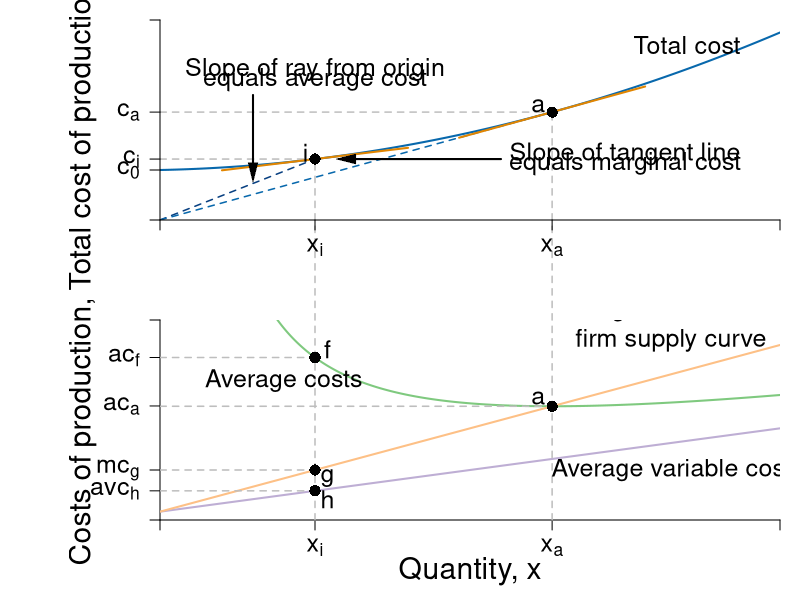

This figure's R source:
#Graph Designer: Scott Cohn
#Authors: Bowles and Halliday
#Title: Microeconomics: Competition, Conflict and Coordination

require(shape)
pdf(file = "firmmarketsupply/tc_ac_mc_stacked.pdf", width = 9, height = 12)

#Set parameters for graphics
axislabelsize <- 1.8
labelsize <- 1.5
namesize <- 1.8
annotatesize <- 1.5
graphlinewidth <- 2
segmentlinewidth <- 1.5

COL <- c("#7fc97f", "#beaed4", "#fdc086", "#ffff99", "#386cb0", "#f0027f", "#bf5b17", "#666666")
COLA <- c("#99d8c9","#66c2a4","#41ae76", "#238b45", "#005824")
COLB <- c("#4eb3d3", "#2b8cbe", "#0868ac","#084081")

#Edited the margins to cater for the larger LHS labels
par(mar =  c(4, 8, 1, 1), mfrow = c(2, 1))


totalcost <- function(x, c0 = 10, c1 = 2, c2 = 0.5){
  c0 + c1*x + c2*x^2
}

avgcost <- function(x, c0 = 10, c1 = 2, c2 = 0.5){
  totalcost/x
}

avgvarcost <- function(x,  c1 = 0.05, c2 = 0.05){
  (c1*x + c2*x^2)/x
}

marginalcost <- function(x, c1 = 2, c2 = 0.5){
  c1 + 2*c2*x
}

mcline <- function(x, constant = 0.3181472, slope = 0.125){
  constant + slope*x
}

isocost <- function(l, c = 10, w = 1, r = 1) {
  c - (w/r)*l
}


isoquant <- function(l, alpha = 0.5, x = 5) {
  (x / l^alpha)^(1/(1 - alpha))
}

# total cost --------------------------------------------------------------


xlims <- c(0, 10)
ylims <- c(0, 8)

npts <- 501 
x <- seq(xlims[1], xlims[2], length.out = npts)
y <- seq(ylims[1], ylims[2], length.out = npts) 
a <- c(13, 16.75, 19.25)

plot(0, 0, xlim = xlims, ylim = ylims, type = "n",
     xlab = expression(paste("")),
     ylab = expression(paste("")), 
     xaxt = "n", 
     yaxt = "n", 
     cex.lab = axislabelsize, 
     bty = "n",
     xaxs = "i", 
     yaxs = "i")

# Choose x_i

i <- c(2, 2.5, 3, 3.5, 4)
xi <- i[2]

ticksy <- c(0, 2, totalcost(x = xi, c0 = 2, c1 = 0.05, c2 = 0.05), totalcost(x = 6.32456, c0 = 2, c1 = 0.05, c2 = 0.05), ylims[2])
ylabels <- c(NA, expression(paste(c[0])), expression(paste(c[i])), expression(paste(c[a])), NA)
ticksx <- c(0, xi, 6.32456, xlims[2])
xlabels <- c(NA, expression(paste(x[i])), expression(paste(x[a])), NA)

npts <- 500 
xx1 <- seq(xlims[1], xlims[2], length.out = npts)
xx3 <- seq(xi - 1.5, xi + 1.5, length.out = npts)
xx4 <- seq(4.82456, 7.82456, length.out = npts)


lines(xx1, totalcost(xx1, c0 = 2, c1 = 0.05, c2 = 0.05), col = COLB[3], lwd = graphlinewidth)

#Label the axes
#mtext(expression(paste("Quantity of output, ", x)), side = 1, line = 2.5, cex = axislabelsize)
text(-1.25, 0.5*ylims[2], expression(paste("Total cost of production, ", c)), xpd = TRUE, cex = axislabelsize, srt = 90) 

#Draw segments for average cost
segments(0, totalcost(x = xi, c0 = 2, c1 = 0.05, c2 = 0.05), xi, totalcost(x = xi, c0 = 2, c1 = 0.05, c2 = 0.05), lty = 2, col = "gray" , lwd = segmentlinewidth)
segments(xi, -20, xi, totalcost(x = xi, c0 = 2, c1 = 0.05, c2 = 0.05), lty = 2, col = "gray" , lwd = segmentlinewidth, xpd = TRUE)

segments(0, totalcost(x = 6.32456, c0 = 2, c1 = 0.05, c2 = 0.05), 6.32456, totalcost(x = 6.32456, c0 = 2, c1 = 0.05, c2 = 0.05), lty = 2, col = "gray" , lwd = segmentlinewidth)
segments(6.32456, -20, 6.32456, totalcost(x = 6.32456, c0 = 2, c1 = 0.05, c2 = 0.05), lty = 2, col = "gray" , lwd = segmentlinewidth, xpd = TRUE)

segments(0, 0, xi, totalcost(x = xi, c0 = 2, c1 = 0.05, c2 = 0.05), lty = 2, col = COLB[4] , lwd = segmentlinewidth)
segments(0, 0, 6.32456, totalcost(x = 6.32456, c0 = 2, c1 = 0.05, c2 = 0.05), lty = 2, col = COLB[3] , lwd = segmentlinewidth)

lines(xx3, mcline(xx3, constant = totalcost(x = xi, c0 = 2, c1 = 0.05, c2 = 0.05) - xi*marginalcost(x = xi, c1 = 0.05, c2 = 0.05), slope = marginalcost(x = xi, c1 = 0.05, c2 = 0.05)), 
      col = "#E18500", lty = 1, lwd = graphlinewidth)
lines(xx4, mcline(xx4, constant = totalcost(x = 6.32456, c0 = 2, c1 = 0.05, c2 = 0.05) - 6.32456*marginalcost(x = 6.32456, c1 = 0.05, c2 = 0.05), slope = marginalcost(x = 6.32456, c1 = 0.05, c2 = 0.05)), 
      col = "#E18500", lty = 1, lwd = graphlinewidth)

points(xi, totalcost(x = xi, c0 = 2, c1 = 0.05, c2 = 0.05), pch = 16, col = "black", cex = 1.5)
text(xi - 0.15, totalcost(x = xi, c0 = 2, c1 = 0.05, c2 = 0.05) + 0.25, expression("i"), cex = annotatesize)

points(6.32456, totalcost(x = 6.32456, c0 = 2, c1 = 0.05, c2 = 0.05), pch = 16, col = "black", cex = 1.5)
text(6.1, totalcost(x = 6.32456, c0 = 2, c1 = 0.05, c2 = 0.05) + 0.25, expression("a"), cex = annotatesize)

#Marginal Cost
text(7.5, totalcost(x = xi, c0 = 2, c1 = 0.05, c2 = 0.05) + 0.2, expression(paste("Slope of tangent line")), cex = annotatesize)
text(7.5, totalcost(x = xi, c0 = 2, c1 = 0.05, c2 = 0.05) - 0.2, expression(paste("equals marginal cost")), cex = annotatesize)
Arrows(5.5, totalcost(x = xi, c0 = 2, c1 = 0.05, c2 = 0.05), xi + 0.5, totalcost(x = xi, c0 = 2, c1 = 0.05, c2 = 0.05) , col = "black", lty = 1, lwd = 2, arr.type = "triangle", arr.lwd = 0.5)

#Label the cost curve
text(8.5, 7, expression("Total cost"), cex = annotatesize)
#text(11.5, 13.5, expression(paste(tc(x) == c[0] + c[1]*x + c[2]*x^2)), cex = annotatesize)

#Average Cost
text(2.5, 6.0, expression(paste("Slope of ray from origin")), cex = annotatesize)
text(2.5, 5.6, expression(paste("equals average cost")), cex = annotatesize)
Arrows(1.5, 5, 1.5, 1.9, col = "black", lty = 1, lwd = 2, arr.type = "triangle", arr.lwd = 0.5)


axis(1, at = ticksx, pos = 0, labels = xlabels, cex.axis = labelsize)
axis(2, at = ticksy, pos = 0, labels = ylabels, las = 1, cex.axis = labelsize)

# ac & mc -----------------------------------------------------------------

avgcost <- function(x,  c0 = 2, c1 = 0.05, c2 = 0.05){
  (c0 + c1*x + c2*x^2)/x
}

marginalcost <- function(x, c1 = 0.05, c2 = 0.05){
  c1 + 2*c2*x
}

xlims <- c(0, 10)
ylims <- c(0, 1.2)

npts <- 501 
x <- seq(xlims[1], xlims[2], length.out = npts)
y <- seq(ylims[1], ylims[2], length.out = npts) 
a <- c(13, 16.75, 19.25)

plot(0, 0, xlim = xlims, ylim = ylims, type = "n",
     xlab = expression(paste("")),
     ylab = expression(paste("")), 
     xaxt = "n", 
     yaxt = "n", 
     cex.lab = axislabelsize, 
     bty = "n",
     xaxs = "i", 
     yaxs = "i")


ticksy <- c(0, avgvarcost(x = xi), marginalcost(x = xi), avgcost(6.82456), avgcost(x = xi), ylims[2])
ylabels <- c(NA, expression(paste(avc[h])), expression(paste(mc[g])), expression(paste(ac[a])), expression(paste(ac[f])), NA)
ticksx <- c(0, xi, 6.32456, xlims[2])
xlabels <- c(NA, expression(paste(x[i])), expression(paste(x[a])), NA)


axis(1, at = ticksx, pos = 0, labels = xlabels, cex.axis = labelsize)
axis(2, at = ticksy, pos = 0, labels = ylabels, las = 1, cex.axis = labelsize)

npts <- 500 
xx1 <- seq(xlims[1], xlims[2], length.out = npts)
xx3 <- seq(4, 8, length.out = npts)
xx4 <- seq(xlims[1], 6.32456, length.out = npts)
xx5 <- seq(6.32456, xlims[2], length.out = npts)

lines(xx1, avgcost(xx1, c0 = 2, c1 = 0.05, c2 = 0.05), col = COL[1], lwd = graphlinewidth)
lines(xx1, avgvarcost(xx1, c1 = 0.05, c2 = 0.05), col = COL[2], lwd = graphlinewidth)
lines(xx1, marginalcost(xx1, c1 = 0.05, c2 = 0.05), lty = 1, col = COL[3], lwd = graphlinewidth)
#lines(xx5, marginalcost(xx5, c1 = 0.05, c2 = 0.05), col = COL[3], lwd = graphlinewidth)

#Label the axes
mtext(expression(paste("Quantity, ", x)), side = 1, line = 2.5, cex = axislabelsize)
text(-1.25, 0.5*ylims[2], expression(paste("Costs of production, ", c)), xpd = TRUE, cex = axislabelsize, srt = 90) 


#Draw segments for average cost
segments(0, avgcost(x = xi, c0 = 2, c1 = 0.05, c2 = 0.05), xi, avgcost(x = xi, c0 = 2, c1 = 0.05, c2 = 0.05), lty = 2, col = "gray" , lwd = segmentlinewidth)
segments(xi, 0, xi, avgcost(x = xi) + 10, lty = 2, col = "gray" , lwd = segmentlinewidth, xpd = TRUE)
segments(0, marginalcost(x = xi), xi, marginalcost(x = xi), lty = 2, col = "gray" , lwd = segmentlinewidth)
segments(0, avgvarcost(x = xi), xi, avgvarcost(x = xi), lty = 2, col = "gray" , lwd = segmentlinewidth)
points(xi, avgcost(x = xi, c0 = 2, c1 = 0.05, c2 = 0.05), pch = 16, col = "black", cex = 1.5)

text(xi + 0.2, avgcost(x = xi) + 0.05, expression(paste("f")), cex = labelsize)
points(xi, avgcost(x = xi), pch = 16, col = "black", cex = 1.5)

text(xi + 0.2, marginalcost(x = xi) - 0.05, expression(paste("g")), cex = labelsize)
points(xi, marginalcost(x = xi), pch = 16, col = "black", cex = 1.5)

text(xi + 0.2, avgvarcost(x = xi) - 0.05, expression(paste("h")), cex = labelsize)
points(xi, avgvarcost(x = xi), pch = 16, col = "black", cex = 1.5)

#Label the cost curve
text(12.7, 12, expression("Total cost"), cex = labelsize)
# text(12.5, 13.5, expression(paste(tc(x) == c[0] + c[1]*x + c[2]*x^2)), cex = annotatesize)

#Average Cost
text(2, avgcost(x = 3.2), expression(paste("Average costs")), cex = labelsize)
# text(3.75, avgcost(x = 3.2) + 0.67, expression(paste(ac(x) == frac(c[0],x) + c[1] + c[2]*x)), cex = annotatesize)

#Average cost minimum
segments(0, avgcost(x = 6.32456), 6.32456, avgcost(x = 6.32456), lty = 2, col = "gray" , lwd = segmentlinewidth)
segments(6.32456, 0, 6.32456, 2, lty = 2, col = "gray" , lwd = segmentlinewidth, xpd = TRUE)
text(6.1, avgcost(x = 6.32456) + 0.05, expression(paste("a")), cex = annotatesize)
points(6.32456, avgcost(x = 6.32456), pch = 16, col = "black", cex = 1.5)


#Marginal Cost
text(8.25, marginalcost(x = 8.25) + 0.2, expression(paste("Marginal cost and \n firm supply curve")), cex = annotatesize)
# text(11, marginalcost(x = 12) + 0.2, expression(paste(mc(x) == c[1] + 2*c[2]*x)), cex = annotatesize)

#Average Variable Cost
text(8.25, avgvarcost(x = 8) - 0.15, expression(paste("Average variable cost")), cex = annotatesize)
# text(12, avgvarcost(x = 12) - 0.325, expression(paste(avc(x) == c[1] + c[2]*x)), cex = annotatesize)


dev.off()
